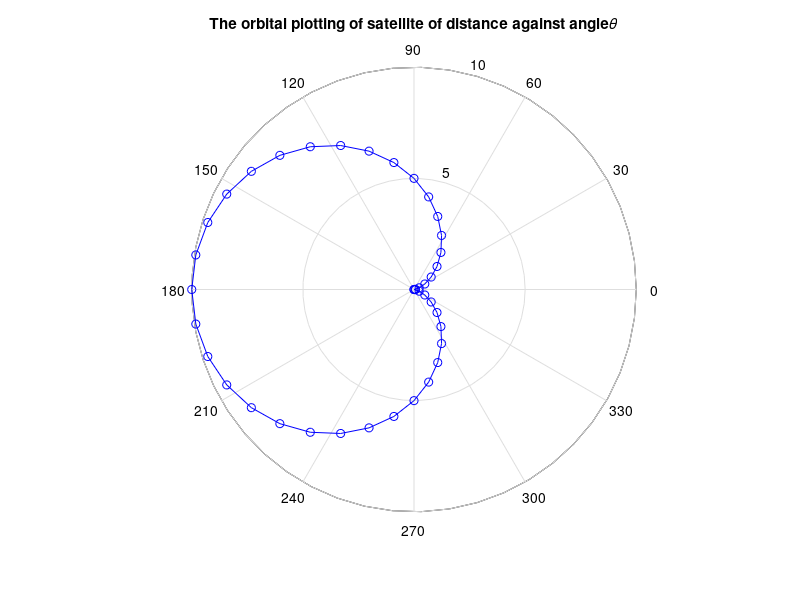

The MATLAB source for this figure:
  % Script file : satellite_orbit.m
%
% Purpose of the code
% This program plots the orbit of a satellite given the eccentricity of the
% orbit and size parameter of the orbit.

%   Record of entry
%   Date          Engineer         Description of code changes
%  08/04/22     Edem Doe Honu          Original Code
%  
% Definition of terms 
% r = distance of the satellite from the center of the earth
% theta = angle of the satellite from the center the earth
% p = size paremater of the orbit
% epsilon = eccentricity of the orbit
%  
% Prompt user for the value of the size parameter
 p = input('please enter the value of size parameter:\n');
disp(['The value of size parameter is ',num2str(p),' km']);

%prompt user for the value of eccentricity
epsilon = input('please enter the value of eccentricity:\n');
fprintf('The value of the eccentricity is %d \n',epsilon);

% Range of angles of satellite from the center of the earth
theta = linspace(0,2*pi,41); 

% Calculating the distance from the center of the earth
r = p/1-epsilon *(cos(theta));

% Plotting the sattelite orbit
polar(theta,r,'bo-');
title('\bfThe orbital plotting of satellite of distance against angle\it{\theta}')



  